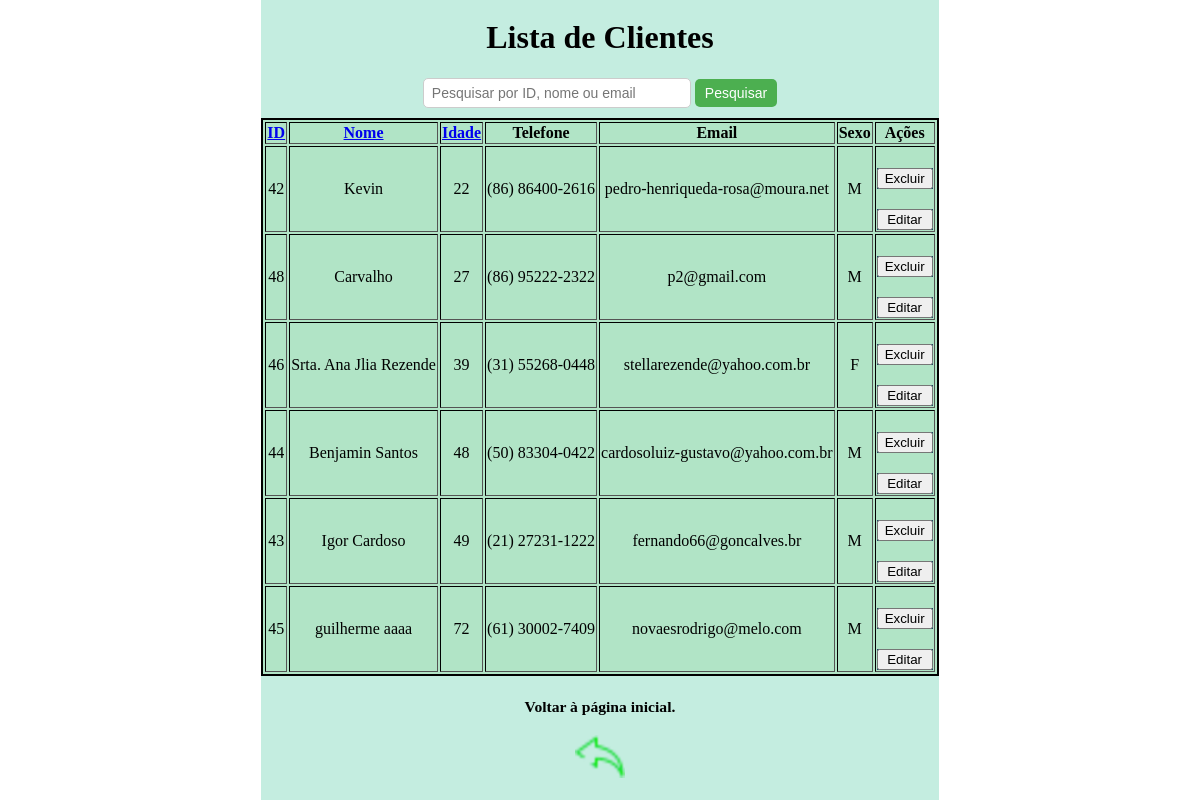
Screenshot of /gerenciar-clientes?campo=idade&ordem=asc&pesquisa= with the database file from the repository.
### tables this page shows
CREATE TABLE clientes (
                id INTEGER PRIMARY KEY AUTOINCREMENT, 
                nome TEXT NOT NULL, 
                idade INTEGER NOT NULL,
                telefone TEXT,
                email TEXT,
                sexo TEXT CHECK (sexo IN ('M', 'F'))
        );

### app/controllers.py (the view)
    @app.route("/gerenciar-clientes")
    def gerenciar_clientes():
        return views.gerenciar_clientes()

### app/models.py (called while the page is built)
def conectar():
    conexao = sqlite3.connect("cadastro_clientes.db")
    return conexao

def buscar_clientes_ordenado(campo='id', busca='', ordem=True):
    conexao = conectar()
    conexao.row_factory = sqlite3.Row
    cursor = conexao.cursor()
    direcao = 'ASC' if ordem else 'DESC'
    campos_validos = ['id', 'nome', 'idade', 'sexo', 'email']
    if campo not in campos_validos:
        campo = 'id'
    query = f"""
        SELECT * FROM clientes
        WHERE id LIKE ? OR nome LIKE ? OR email LIKE ?
        ORDER BY {campo} {direcao}
    """
    cursor.execute(query, (f'%{busca}%', f'%{busca}%', f'%{busca}%'))
    clientes = cursor.fetchall()
    cursor.close()
    conexao.close()
    return clientes

### app/views.py (called while the page is built)
def gerenciar_clientes():
    try:
        campo = request.args.get("campo", "id")
        ordem = request.args.get("ordem", "asc") == "asc"
        busca = request.args.get("pesquisa", "")
        clientes = models.buscar_clientes_ordenado(campo=campo,busca=busca, ordem=ordem)
        return render_template('gerenciar_cliente.html', clientes=clientes, campo=campo, ordem=ordem, busca=busca)
    except Exception as e:
        return f"Erro ao buscar clientes: {str(e)}", 500

### app/templates/gerenciar_cliente.html (shortened to what this page needs)
<!DOCTYPE html>
<html lang="pt-br">
<head>
    <link rel="stylesheet" href="{{ url_for('static', filename='style.css') }}">
</head>
<body>
    <div class="container01">
        <h1 class="h101">Lista de Clientes</h1>
        <form action="{{ url_for('gerenciar_clientes')}}" method="GET" class="search-bar">
            <input type="text" name="pesquisa" placeholder="Pesquisar por ID, nome ou email" value="{{ request.args.get('pesquisa', '') }}">
            <button type="submit">Pesquisar</button>
        </form>
        <table border="1">
            <thead>
                <tr>
                    <th>
                        <a href="{{ url_for('gerenciar_clientes', campo='id', ordem='desc' if campo == 'id' and ordem == 'asc' else 'asc', pesquisa=request.args.get('pesquisa', '')) }}">
                            ID
                        </a>
                    </th>
                    <th>
                        <a href="{{ url_for('gerenciar_clientes', campo='nome', ordem='desc' if campo == 'nome' and ordem == 'asc' else 'asc', pesquisa=request.args.get('pesquisa', '')) }}">
                            Nome
                        </a>
                    </th>
                    <th>
                        <a href="{{ url_for('gerenciar_clientes', campo='idade', ordem='desc' if campo == 'idade' and ordem == 'asc' else 'asc', pesquisa=request.args.get('pesquisa', '')) }}">
                            Idade
                        </a>
                    </th>
                    <th>Telefone</th>
                    <th>Email</th>
                    <th>Sexo</th>
                    <th>Ações</th>
                </tr>
            </thead>
            <tbody>
                {% for cliente in clientes %}
                <tr>
                    <td>{{ cliente.id }}</td>
                    <td>{{ cliente.nome }}</td>
                    <td>{{ cliente.idade }}</td>
                    <td>{{ cliente.telefone }}</td>
                    <td>{{ cliente.email }}</td>
                    <td>{{ cliente.sexo }}</td>
                    <td>
                        <form class="form01" action="{{ url_for('deletar_cliente', id=cliente.id) }}" method="post" onsubmit="return confirm('Tem certeza que deseja excluir este cliente?');">
                            <button type="submit">Excluir</button>
                        </form>
                        <form class="form01" onsubmit="return false;">
                            <button type="button" onclick="editarLinha(this)">Editar</button>
                        </form>
                    </td>
                </tr>
                {% endfor %}
            </tbody>
        </table>
        <h3>
            <p><small>Voltar à página inicial.</small></p>
            <p>
                <a href="{{ url_for('pagina_inicial') }}" rel="prev">
                    <img src="{{ url_for('static', filename='imagem/setade voltar.png') }}" alt="Setade voltar">
                </a>
            </p>
        </h3>
    </div>
</body>
</html>

### app/static/style.css (style rules this page uses)
body { margin: 0; padding: 0; display: flex; justify-content: center; align-items: center; height: 100vh; }
.container01 { text-align: center; background-color: rgb(196, 237, 224); }
table { margin-left: auto; margin-right: auto; border: 2px solid #000000; table-layout: auto; background-color: #b1e4c6; }
form { display: flex; flex-direction: column; gap: 10px; margin-top: 20px; font-family: 'Times New Roman', Times, serif; font-size: 1em; }
.form01 { background-color: rgb(32, 76, 101); font-family: 'Times New Roman', Times, serif; }
.search-bar { display: contents; align-items: center; gap: 8px; }
.search-bar input[type="text"] { padding: 6px 8px; width: 250px; border: 1px solid #ccc; border-radius: 5px; font-size: 14px; }
.search-bar button { padding: 6px 10px; font-size: 14px; background-color: #4CAF50; color: white; border: none; border-radius: 5px; cursor: pointer; }
table { margin-top: 10px; }

### rows the page displays
clientes: id "42", nome "Kevin", idade "22", telefone "(86) 86400-2616", email "pedro-henriqueda-rosa@moura.net", sexo "M"
clientes: id "48", nome "Carvalho", idade "27", telefone "(86) 95222-2322", email "p2@gmail.com", sexo "M"
clientes: id "46", nome "Srta. Ana Jlia Rezende", idade "39", telefone "(31) 55268-0448", email "stellarezende@yahoo.com.br", sexo "F"
clientes: id "44", nome "Benjamin Santos", idade "48", telefone "(50) 83304-0422", email "cardosoluiz-gustavo@yahoo.com.br", sexo "M"
clientes: id "43", nome "Igor Cardoso", idade "49", telefone "(21) 27231-1222", email "fernando66@goncalves.br", sexo "M"
clientes: id "45", nome "guilherme aaaa", idade "72", telefone "(61) 30002-7409", email "novaesrodrigo@melo.com", sexo "M"
